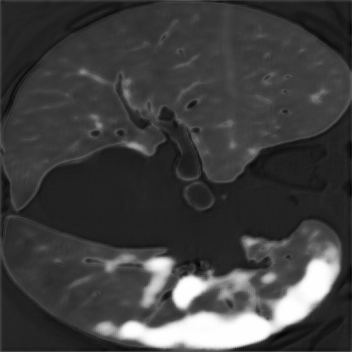
#> input picture Figures/lungct_segmentation/unet/unet_sample6_bs24.png, 352 x 352 px, found by its file name; its folder holds only this picture in this run
$ python main.py
#> lines starting #> are read from the running program, lines starting #| are printed output that depends on the picture; after the words box and inside, x2 and y2 are one past the last pixel; in counts of white or black regions, pixels touching at a corner belong together
### Inf-Net/EvaluationToolPython/structure_measure.py
import numpy as np
from s_object import s_object
from s_region import s_region


def structure_measure(prediction, gt):
    """
    StructureMeasure computes the similarity between the foreground map and
    ground truth (as proposed in "Structure-measure: A new way to evaluate
    foreground maps" [Deng-Ping Fan et. al - ICCV 2017])

    Parameters:
    prediction (numpy array): Binary/Non binary foreground map with values in the range [0 1]
    gt (numpy array): Binary ground truth

    Returns:
    float: The computed similarity score
    """
    # Check input
    if not isinstance(prediction, np.ndarray) or prediction.dtype != np.float64:
        prediction = prediction.astype(np.float64)

    if np.max(prediction) > 1 or np.min(prediction) < 0:
        raise ValueError("The prediction should be in the range of [0 1]")

    if not isinstance(gt, np.ndarray) or gt.dtype != bool:
        gt = gt.astype(bool)

    y = np.mean(gt)

    if y == 0:  # if the GT is completely black
        x = np.mean(prediction)
        q = 1.0 - x  # only calculate the area of intersection
    elif y == 1:  # if the GT is completely white
        x = np.mean(prediction)
        q = x  # only calculate the area of intersection
    else:
        alpha = 0.5
        q = alpha * s_object(prediction, gt) + (1 - alpha) * s_region(prediction, gt)
        if q < 0:
            q = 0

    return q

### Inf-Net/EvaluationToolPython/s_object.py
import numpy as np


def s_object(prediction, gt):
    """
    S_object Computes the object similarity between foreground maps and ground
    truth (as proposed in "Structure-measure:A new way to evaluate foreground
    maps" [Deng-Ping Fan et. al - ICCV 2017])

    Parameters:
    prediction (numpy array): Binary/Non binary foreground map with values in the range [0 1]
    gt (numpy array): Binary ground truth

    Returns:
    float: The object similarity score
    """
    # compute the similarity of the foreground in the object level
    prediction_fg = prediction.copy()
    prediction_fg[~gt] = 0
    o_fg = object_measure(prediction_fg, gt)

    # compute the similarity of the background
    prediction_bg = 1.0 - prediction
    prediction_bg[gt] = 0
    o_bg = object_measure(prediction_bg, ~gt)

    # combine the foreground measure and background measure together
    u = np.mean(gt)
    q = u * o_fg + (1 - u) * o_bg

    return q


def object_measure(prediction, gt):
    """
    Calculate object similarity score.

    Parameters:
    prediction (numpy array): Prediction map
    gt (numpy array): Ground truth mask

    Returns:
    float: Object similarity score
    """
    eps = np.finfo(float).eps

    # check the input
    if prediction.size == 0:
        return 0

    if prediction.dtype.kind == "i":  # if integer
        prediction = prediction.astype(np.float64)

    if prediction.dtype != np.float64:
        raise ValueError("prediction should be of type: double")

    if np.max(prediction) > 1 or np.min(prediction) < 0:
        raise ValueError("prediction should be in the range of [0 1]")

    if gt.dtype != bool:
        raise ValueError("GT should be of type: logical")

    # compute the mean of the foreground or background in prediction
    if np.sum(gt) == 0:
        return 0

    x = np.mean(prediction[gt])

    # compute the standard deviations of the foreground or background in prediction
    sigma_x = np.std(prediction[gt])

    score = 2.0 * x / (x**2 + 1.0 + sigma_x + eps)

    return score

### Inf-Net/EvaluationToolPython/s_region.py
import numpy as np


def s_region(prediction, gt):
    """
    S_region computes the region similarity between the foreground map and
    ground truth (as proposed in "Structure-measure:A new way to evaluate
    foreground maps" [Deng-Ping Fan et. al - ICCV 2017])

    Parameters:
    prediction (numpy array): Binary/Non binary foreground map with values in the range [0 1]
    gt (numpy array): Binary ground truth

    Returns:
    float: The region similarity score
    """
    # find the centroid of the GT
    x, y = centroid(gt)

    # divide GT into 4 regions
    gt_1, gt_2, gt_3, gt_4, w1, w2, w3, w4 = divide_gt(gt, x, y)

    # Divide prediction into 4 regions
    prediction_1, prediction_2, prediction_3, prediction_4 = divide_prediction(
        prediction, x, y
    )

    # Compute the ssim score for each regions
    q1 = ssim(prediction_1, gt_1)
    q2 = ssim(prediction_2, gt_2)
    q3 = ssim(prediction_3, gt_3)
    q4 = ssim(prediction_4, gt_4)

    # Sum the 4 scores
    q = w1 * q1 + w2 * q2 + w3 * q3 + w4 * q4

    return q


def centroid(gt):
    """
    Centroid Compute the centroid of the GT

    Parameters:
    gt (numpy array): Binary ground truth

    Returns:
    tuple: (X, Y) - The coordinates of centroid
    """
    rows, cols = gt.shape

    if np.sum(gt) == 0:
        x = round(cols / 2)
        y = round(rows / 2)
    else:
        total = np.sum(gt)
        i = np.arange(1, cols + 1)
        j = np.arange(1, rows + 1).reshape(-1, 1)
        x = round(np.sum(np.sum(gt, axis=0) * i) / total)
        y = round(np.sum(np.sum(gt, axis=1) * j.flatten()) / total)

    return x, y


def divide_gt(gt, x, y):
    """
    Divide the GT into 4 regions according to the centroid of the GT and return the weights

    Parameters:
    gt (numpy array): Ground truth
    x, y (int): Centroid coordinates

    Returns:
    tuple: (LT, RT, LB, RB, w1, w2, w3, w4)
    """
    # width and height of the GT
    hei, wid = gt.shape
    area = wid * hei

    # copy the 4 regions
    # Convert to 0-based indexing for Python
    lt = gt[0:y, 0:x]
    rt = gt[0:y, x:wid]
    lb = gt[y:hei, 0:x]
    rb = gt[y:hei, x:wid]

    # The different weight (each block proportional to the GT foreground region)
    w1 = (x * y) / area
    w2 = ((wid - x) * y) / area
    w3 = (x * (hei - y)) / area
    w4 = 1.0 - w1 - w2 - w3

    return lt, rt, lb, rb, w1, w2, w3, w4


def divide_prediction(prediction, x, y):
    """
    Divide the prediction into 4 regions according to the centroid of the GT

    Parameters:
    prediction (numpy array): Prediction map
    x, y (int): Centroid coordinates

    Returns:
    tuple: (LT, RT, LB, RB)
    """
    # width and height of the prediction
    hei, wid = prediction.shape

    # copy the 4 regions
    # Convert to 0-based indexing for Python
    lt = prediction[0:y, 0:x]
    rt = prediction[0:y, x:wid]
    lb = prediction[y:hei, 0:x]
    rb = prediction[y:hei, x:wid]

    return lt, rt, lb, rb


def ssim(prediction, gt):
    """
    ssim computes the region similarity between foreground maps and ground
    truth (as proposed in "Structure-measure: A new way to evaluate foreground
    maps" [Deng-Ping Fan et. al - ICCV 2017])

    Parameters:
    prediction (numpy array): Binary/Non binary foreground map with values in the range [0 1]
    gt (numpy array): Binary ground truth

    Returns:
    float: The region similarity score
    """
    eps = np.finfo(float).eps

    d_gt = gt.astype(np.float64)

    hei, wid = prediction.shape
    n = wid * hei

    # Compute the mean of SM, GT
    x = np.mean(prediction)
    y = np.mean(d_gt)

    # Compute the variance of SM, GT
    sigma_x2 = np.sum((prediction - x) ** 2) / (n - 1 + eps)
    sigma_y2 = np.sum((d_gt - y) ** 2) / (n - 1 + eps)

    # Compute the covariance between SM and GT
    sigma_xy = np.sum((prediction - x) * (d_gt - y)) / (n - 1 + eps)

    alpha = 4 * x * y * sigma_xy
    beta = (x**2 + y**2) * (sigma_x2 + sigma_y2)

    if alpha != 0:
        q = alpha / (beta + eps)
    elif alpha == 0 and beta == 0:
        q = 1.0
    else:
        q = 0

    return q

### Inf-Net/EvaluationToolPython/fmeasure_calu.py
import numpy as np


def fmeasure_calu(s_map, gt_map, gt_size, threshold):
    """
    Calculate F-measure, precision, recall, specificity, and dice coefficient
    """
    if threshold > 1:
        threshold = 1

    # Ensure both arrays are boolean for bitwise operations
    label3 = (s_map >= threshold).astype(bool)
    gt_map_bool = gt_map.astype(bool)

    num_rec = np.sum(label3 == 1)  # FP + TP
    num_no_rec = np.sum(label3 == 0)  # FN + TN

    # Use boolean arrays for logical AND operation
    label_and = label3 & gt_map_bool
    num_and = np.sum(label_and)  # TP

    num_obj = np.sum(gt_map_bool)  # TP + FN
    num_pred = np.sum(label3)  # FP + TP

    fn = num_obj - num_and
    fp = num_rec - num_and
    tn = num_no_rec - fn

    if num_and == 0:
        pre_ftem = 0
        recall_ftem = 0
        fmeasure_f = 0
        dice = 0
        specif_tem = 0
    else:
        pre_ftem = num_and / num_rec if num_rec > 0 else 0
        recall_ftem = num_and / num_obj if num_obj > 0 else 0
        specif_tem = tn / (tn + fp) if (tn + fp) > 0 else 0
        dice = 2 * num_and / (num_obj + num_pred) if (num_obj + num_pred) > 0 else 0
        fmeasure_f = (
            (2.0 * pre_ftem * recall_ftem) / (pre_ftem + recall_ftem)
            if (pre_ftem + recall_ftem) > 0
            else 0
        )

    return pre_ftem, recall_ftem, specif_tem, dice, fmeasure_f

### Inf-Net/EvaluationToolPython/enhanced_measure.py
import numpy as np


def enhanced_measure(fm, gt):
    """
    Compute the Enhanced Alignment measure (E-measure).

    This is a Python implementation of the MATLAB Enhancedmeasure function.
    As proposed in "Enhanced-alignment Measure for Binary Foreground Map Evaluation"
    [Deng-Ping Fan et. al - IJCAI'18 oral paper]

    Parameters:
    fm (numpy array): Binary foreground map
    gt (numpy array): Binary ground truth

    Returns:
    float: The Enhanced alignment score
    """
    # Ensure inputs are boolean for logical operations
    fm = fm.astype(bool)
    gt = gt.astype(bool)

    # Use double for computations
    d_fm = fm.astype(np.float64)
    d_gt = gt.astype(np.float64)

    # Special cases
    if np.sum(d_gt) == 0:  # if the GT is completely black
        enhanced_matrix = 1.0 - d_fm  # only calculate the black area of intersection
    elif np.sum(d_gt) == np.prod(d_gt.shape):  # if the GT is completely white (all 1s)
        enhanced_matrix = d_fm  # only calculate the white area of intersection
    else:
        # Normal case:
        # 1. compute alignment matrix
        align_matrix = alignment_term(d_fm, d_gt)
        # 2. compute enhanced alignment matrix
        enhanced_matrix = enhanced_alignment_term(align_matrix)

    # 3. E-measure score
    w, h = gt.shape
    eps = np.finfo(float).eps
    score = np.sum(enhanced_matrix) / (w * h - 1 + eps)

    return score


def alignment_term(d_fm, d_gt):
    """
    Compute alignment matrix.

    Parameters:
    d_fm (numpy array): Double precision foreground map
    d_gt (numpy array): Double precision ground truth

    Returns:
    numpy array: Alignment matrix
    """
    eps = np.finfo(float).eps

    # compute global mean
    mu_fm = np.mean(d_fm)
    mu_gt = np.mean(d_gt)

    # compute the bias matrix
    align_fm = d_fm - mu_fm
    align_gt = d_gt - mu_gt

    # compute alignment matrix
    align_matrix = (
        2.0 * (align_gt * align_fm) / (align_gt * align_gt + align_fm * align_fm + eps)
    )

    return align_matrix


def enhanced_alignment_term(align_matrix):
    """
    Enhanced Alignment Term function. f(x) = 1/4*(1 + x)^2)

    Parameters:
    align_matrix (numpy array): Alignment matrix

    Returns:
    numpy array: Enhanced alignment matrix
    """
    enhanced = ((align_matrix + 1) ** 2) / 4
    return enhanced

### Inf-Net/EvaluationToolPython/main.py
#!/usr/bin/env python3
"""
Evaluation tool for "Inf-Net: Automatic COVID-19 Lung Infection Segmentation from CT Scans"

This is a Python implementation of the MATLAB evaluation code.
Author: Deng-Ping Fan, Tao Zhou, Ge-Peng Ji, Yi Zhou, Geng Chen, Huazhu Fu, Jianbing Shen, and Ling Shao
Homepage: http://dpfan.net/
Projectpage: https://github.com/DengPingFan/Inf-Net

Metrics provided: Dice, IoU, F1, S-m (ICCV'17), E-m (IJCAI'18), Precision, Recall, Sensitivity, Specificity, MAE.
"""

import os
import numpy as np
import cv2
import time
import glob

from enhanced_measure import enhanced_measure
from fmeasure_calu import fmeasure_calu
from structure_measure import structure_measure


def normalize_map(resmap):
    """Normalize resmap to [0, 1] range"""
    resmap_flat = resmap.flatten()
    min_val = np.min(resmap_flat)
    max_val = np.max(resmap_flat)
    if max_val > min_val:
        normalized = (resmap_flat - min_val) / (max_val - min_val)
    else:
        normalized = resmap_flat
    return normalized.reshape(resmap.shape)


def main():
    # ---- 1. ResultMap Path Setting ----
    result_map_path = "../Results/"
    results = ["Lung_infection_segmentation", "Multi-class lung infection segmentation"]

    models_lung_inf = ["UNet", "UNet++", "Inf-Net", "Semi-Inf-Net"]
    models_multiclass_lung_inf = [
        "DeepLabV3Plus_Stride8",
        "DeepLabV3Plus_Stride16",
        "FCN8s_1100",
        "Semi-Inf-Net_FCN8s_1100",
        "Semi-Inf-Net_UNet",
    ]

    multiclass = ["Ground-glass opacities", "Consolidation"]

    # ---- 2. Ground-truth Datasets Setting ----
    data_path = "../Dataset/TestingSet/"
    datasets = ["LungInfection-Test", "MultiClassInfection-Test"]

    # ---- 3. Evaluation Results Save Path Setting ----
    res_dir = "../EvaluateResults/" # Add run number here

    res_name = "_result.txt"  # You can change the result name

    thresholds = np.linspace(1, 0, 256)  # 1:-1/255:0 in MATLAB
    dataset_num = len(datasets)

    for d in range(dataset_num):
        start_time = time.time()
        dataset = datasets[d]
        print(f"Processing {d+1}/{dataset_num}: {dataset} Dataset")

        if d == 0:
            cur_model = models_lung_inf
            num_folder = 1
        else:
            cur_model = models_multiclass_lung_inf
            num_folder = 2

        # For Lung infection segmentation, there is only one folder;
        # For Multi-class lung infection segmentation, there are two folders.
        for c in range(num_folder):
            model_num = len(cur_model)

            res_path = os.path.join(res_dir, f"{dataset}-{c+1}-mat/")
            if not os.path.exists(res_path):
                os.makedirs(res_path)

            res_txt = os.path.join(res_dir, f"{dataset}-{c+1}{res_name}")

            with open(res_txt, "w") as file_id:
                for m in range(model_num):
                    model = cur_model[m]
                    print(f"Processing model: {model}")

                    if d == 0:
                        gt_path = os.path.join(data_path, dataset, "GT/")
                        res_map_path = os.path.join(
                            result_map_path, results[d], model + "/" # Add run number here
                        )
                    else:
                        gt_path = os.path.join(data_path, dataset, f"GT-{c+1}/")
                        res_map_path = os.path.join(
                            result_map_path, results[d], multiclass[c], model + "/" # Add run number here
                        )

                    # Get list of image files
                    img_files = glob.glob(os.path.join(res_map_path, "*.png"))
                    img_num = len(img_files)

                    if img_num == 0:
                        print(f"No images found in {res_map_path}")
                        continue

                    # Initialize arrays for metrics
                    threshold_emeasure = np.zeros((img_num, len(thresholds)))
                    threshold_precision = np.zeros((img_num, len(thresholds)))
                    threshold_recall = np.zeros((img_num, len(thresholds)))
                    threshold_sensitivity = np.zeros((img_num, len(thresholds)))
                    threshold_specificity = np.zeros((img_num, len(thresholds)))
                    threshold_dice = np.zeros((img_num, len(thresholds)))

                    smeasure = np.zeros(img_num)
                    mae = np.zeros(img_num)

                    for i, img_file in enumerate(img_files):
                        name = os.path.basename(img_file)
                        print(
                            f"Evaluating({dataset} Dataset, {model} Model, {name} Image): {i+1}/{img_num}"
                        )

                        # Load ground truth
                        gt_file = os.path.join(gt_path, name)
                        if not os.path.exists(gt_file):
                            print(f"Ground truth file not found: {gt_file}")
                            continue

                        gt = cv2.imread(gt_file, cv2.IMREAD_GRAYSCALE)
#> gt is the input picture: shape (352, 352); min 0, max 255, mean 63.9
                        if gt is None:
                            print(f"Could not load ground truth: {gt_file}")
                            continue

                        # Convert to logical
                        gt = (gt > 128).astype(bool)
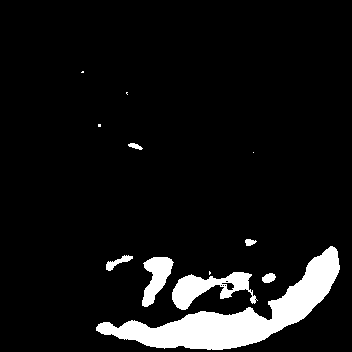
#> gt: shape (352, 352) bool; 8.1% white; 12 white regions (5 under 20 px), largest, box (x1, y1, x2, y2) and area: (96, 246, 340, 350) 7233, (172, 272, 258, 310) 1494, (142, 257, 174, 307) 867

                        # Load result map
                        resmap = cv2.imread(img_file, cv2.IMREAD_GRAYSCALE)
                        if resmap is None:
                            print(f"Could not load result map: {img_file}")
                            continue

                        # Check size
                        if resmap.shape != gt.shape:
                            resmap = cv2.resize(resmap, (gt.shape[1], gt.shape[0]))
                            cv2.imwrite(img_file, resmap)
                            print(
                                f"Resizing have been operated!! The resmap size does not match gt in the path: {img_file}"
                            )

                        resmap = resmap.astype(np.float64) / 255.0

                        # Normalize resmap to [0, 1]
                        resmap = normalize_map(resmap)
#> in normalize_map, `min_val = np.min(resmap_flat)`: min_val = 0
#> in normalize_map, `max_val = np.max(resmap_flat)`: max_val = 1

                        # S-measure metric published in ICCV'17
                        smeasure[i] = structure_measure(resmap, gt)
#> in structure_measure, `y = np.mean(gt)`: y = 0.0807
#> in s_object, `prediction_fg[~gt] = 0`:
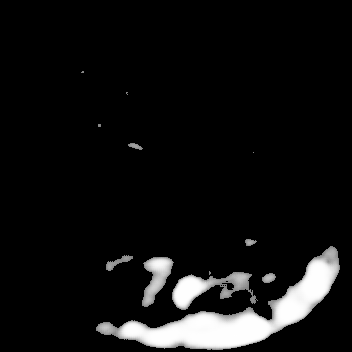
#> prediction_fg: shape (352, 352) float64; min 0, max 1, mean 0.0682
#> in object_measure, `x = np.mean(prediction[gt])`: x = 0.844
#> in object_measure, `sigma_x = np.std(prediction[gt])`: sigma_x = 0.168
#> in object_measure, `score = 2.0 * x / (x**2 + 1.0 + sigma_x + eps)`: score = 0.898
#> in s_object, `prediction_bg[gt] = 0`:
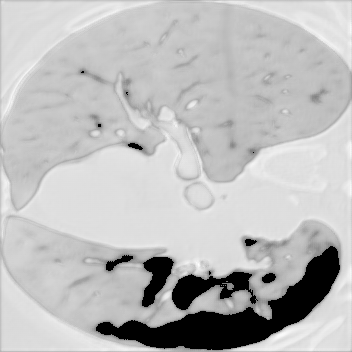
#> prediction_bg: shape (352, 352) float64; min 0, max 1, mean 0.737
#> in s_object, `o_bg = object_measure(prediction_bg, ~gt)`: o_bg = 0.934
#> in s_object, `u = np.mean(gt)`: u = 0.0807
#> in s_object, `q = u * o_fg + (1 - u) * o_bg`: q = 0.931
#> in centroid, `rows, cols = gt.shape`: rows = 352
#> in centroid, `total = np.sum(gt)`: total = 10003
#> in centroid, `x = round(np.sum(np.sum(gt, axis=0) * i) / total)`: x = 225
#> in centroid, `y = round(np.sum(np.sum(gt, axis=1) * j.flatten()) / total)`: y = 306
#> in s_region, `x, y = centroid(gt)`: x = 225; y = 306
#> in divide_gt, `lt = gt[0:y, 0:x]`:
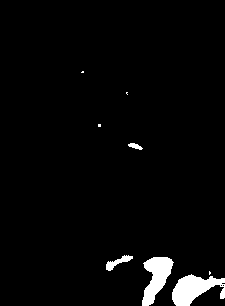
#> lt: shape (306, 225) bool; 3% white; 8 white regions (4 under 20 px), largest, box (x1, y1, x2, y2) and area: (172, 274, 225, 306) 976, (142, 257, 174, 306) 863, (106, 255, 133, 271) 164, (128, 143, 143, 150) 59
#> in divide_gt, `rt = gt[0:y, x:wid]`:
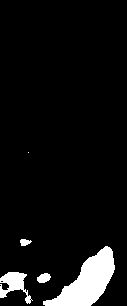
#> rt: shape (306, 127) bool; 6.8% white; 5 white regions (1 under 20 px), largest, box (x1, y1, x2, y2) and area: (43, 246, 115, 306) 1986, (0, 272, 33, 304) 480, (37, 273, 51, 283) 102, (20, 239, 32, 246) 59
#> in divide_gt, `rb = gt[y:hei, x:wid]`:
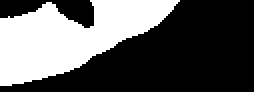
#> rb: shape (46, 127) bool (shown 2 times larger); 36.8% white; 1 white region, box (x1, y1, x2, y2) and area: (0, 0, 90, 43) 2152
#> in divide_gt, `w1 = (x * y) / area`: w1 = 0.556
#> in divide_gt, `w2 = ((wid - x) * y) / area`: w2 = 0.314
#> in divide_gt, `w3 = (x * (hei - y)) / area`: w3 = 0.0835
#> in divide_gt, `w4 = 1.0 - w1 - w2 - w3`: w4 = 0.0471
#> in s_region, `gt_1, gt_2, gt_3, gt_4, w1, w2, w3, w4 = divide_gt(gt, x, y)`: w1 = 0.556; w2 = 0.314; w3 = 0.0835; w4 = 0.0471
#> in divide_prediction, `lt = prediction[0:y, 0:x]`:
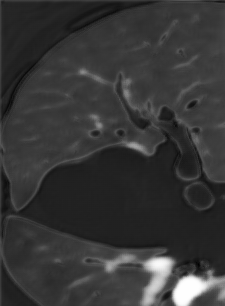
#> lt: shape (306, 225) float64; min 0, max 0.996, mean 0.215
#> (the rest of the program and of its run is left out)
